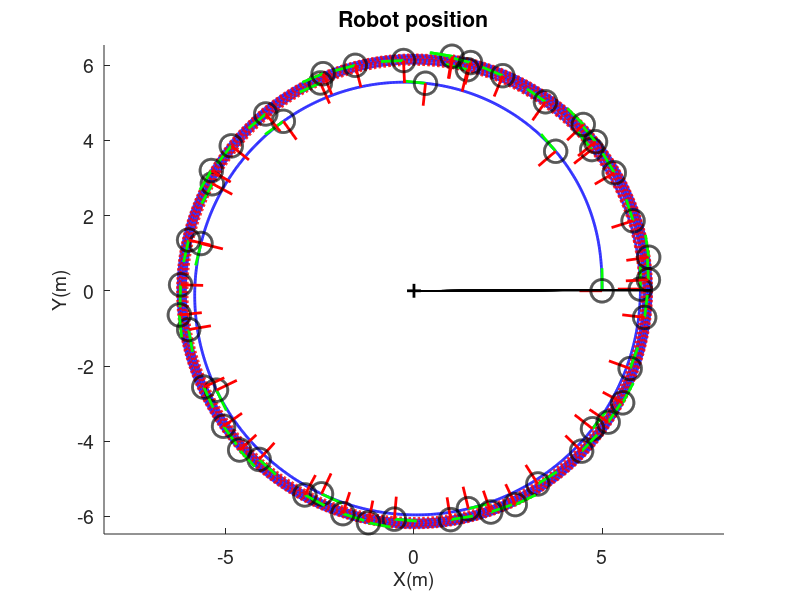

Reproduce this figure in MATLAB.
close all
clearvars
clc

%%%%%%%%%%%%%%%%%%%%%%%%%%%%%%%%%%%%%%%%%%%%%%%%%%%%%%%%%%%%%%%%%%%%%%%
% Init
%%%%%%%%%%%%%%%%%%%%%%%%%%%%%%%%%%%%%%%%%%%%%%%%%%%%%%%%%%%%%%%%%%%%%%%

% sampling time
Ts = 0.1;
finalTime = 1000;
timeVec = 0 : Ts : finalTime;

% Initial robot state
state = [5; 0; -3*pi/2];

% Control inputs
control = [0.2; 0];

%%%%%%%%%%%%%%%%%%%%%%%%%%%%%%%%%%%%%%%%%%%%%%%%%%%%%%%%%%%%%%%%%%%%%%%
% Init
%%%%%%%%%%%%%%%%%%%%%%%%%%%%%%%%%%%%%%%%%%%%%%%%%%%%%%%%%%%%%%%%%%%%%%%
% Servoing parameters
lambda = 0.2;
vB = 0.2;
alphaB =16.0*pi/32;
distanceRef = 6; %r0

% Spiral parameters
spiralCenter = [0; 0];

% Init parameters
distanceInit = sqrt((state(1)-spiralCenter(1))^2 + (state(2)-spiralCenter(2))^2);

betaS = atan2(state(2)-spiralCenter(2), state(1)-spiralCenter(1));

xs = distanceRef*cos(betaS);
ys = distanceRef*sin(betaS);

if(distanceInit < distanceRef)
   alphaMax = (sign(alphaB)*pi - alphaB);
else
   alphaMax = alphaB;
end;

%%%%%%%%%%%%%%%%%%%%%%%%%%%%%%%%%%%%%%%%%%%%%%%%%%%%%%%%%%%%%%%%%%%%%%%
% Save display
%%%%%%%%%%%%%%%%%%%%%%%%%%%%%%%%%%%%%%%%%%%%%%%%%%%%%%%%%%%%%%%%%%%%%%%

nbSamples = length(timeVec);

stateSaved = zeros(3, nbSamples);
alphaSaved = zeros(1, nbSamples - 1);
alphaSSaved = zeros(1, nbSamples - 1);
omegaSaved = zeros(1, nbSamples - 1);
distanceSaved = zeros(1, nbSamples);
distanceRefsaved = zeros(1, nbSamples);
errorSaved = zeros(1, nbSamples - 1);
errorBSaved = zeros(1, nbSamples - 1);
errorSSaved = zeros(1, nbSamples - 1);
spiralSaved = zeros(2, nbSamples);
VrSaved = zeros(1, nbSamples);

x1Saved = zeros(1, nbSamples - 1);
x2Saved = zeros(1, nbSamples - 1);

betaSaved = zeros(1, nbSamples);
phiSaved = zeros(1, nbSamples);
thetaSSaved = zeros(1, nbSamples);
VsSaved = zeros(1, nbSamples);
distance_k1Saved = zeros(1, nbSamples);

%%%%%%%%%%%%%%%%%%%%%%%%%%%%%%%%%%%%%%%%%%%%%%%%%%%%%%%%%%%%%%%%%%%%%%%
% Save Init
%%%%%%%%%%%%%%%%%%%%%%%%%%%%%%%%%%%%%%%%%%%%%%%%%%%%%%%%%%%%%%%%%%%%%%%
stateSaved(:,1) = state;
distanceRefsaved(1,1) = distanceRef;
spiralSaved(:,1) = [xs, ys]';
distanceSaved(1,1) = distanceInit;
betaSaved(1,1) = betaS;
phiSaved(1,1) = pi - alphaB - betaS;
thetaSSaved(1,1) = pi + betaS - alphaB;
VrSaved(1,1) = control(1);
VsSaved(1,1) = control(1)';
distance_k1Saved(1,1) = distanceInit;


initialGap = abs(sqrt((state(1)-spiralCenter(1))^2 + (state(2)-spiralCenter(2))^2) - distanceRef);
reo = 1; % reorientation: phase 1 then phase 2

for idx = 1 : nbSamples - 1

        %%%%%%%%%%%%%%%%%%%%%%%%%%%%%%%%%%%%%%%%%%%%%%%%%%%%%%%%%%%%%%%%%%%%%%%
        % Homogeneous transformation matrix
        %%%%%%%%%%%%%%%%%%%%%%%%%%%%%%%%%%%%%%%%%%%%%%%%%%%%%%%%%%%%%%%%%%%%%%%
    
        Hwr = [cos(state(3)) -sin(state(3)) state(1); sin(state(3)) cos(state(3)) state(2); 0 0 1];
        spiralCenter_R = Hwr \ [spiralCenter;1];
    
        alpha =  atan2(spiralCenter_R(2), spiralCenter_R(1));

        distance = ((state(1) - spiralCenter(1)).^2 + (state(2) - spiralCenter(2)).^2).^(1/2);

        distance_d = - control(1)*cos(alpha);
        distanceRef_d = - control(1)*cos(alphaB);
        distance_k1 = distance + distance_d*Ts;

        epsilon = (-distance + distanceRef)/initialGap;

        if(abs(epsilon) > 1)
            epsilon = sign(epsilon);
        end;

        epsilon_d = (distance_d - distanceRef_d) / initialGap;

        %%%%%%%%%%%%%%%%%%%%%%%%%%%%%%%%%%%%%%%%%%%%%%%%%%%%%%%%%%%%%%%%%%%%%%%
        % Controller Original
        %%%%%%%%%%%%%%%%%%%%%%%%%%%%%%%%%%%%%%%%%%%%%%%%%%%%%%%%%%%%%%%%%%%%%%%

        error = alpha - alphaB - alphaMax*epsilon;

        if (abs(alpha - alphaB) > 0.5*pi/180) && (reo)
    %         disp([num2str(idx) ' : Phase 1'])
            control(2) = lambda*(alpha - alphaB) + control(1)/distance*sin(alpha);
        else
            if(reo == 1)
                reo = 0;
                lambda = 0.02;
                swithiIdx = idx;
                initialGap = abs(sqrt((state(1)-spiralCenter(1))^2 + (state(2)-spiralCenter(2))^2) - distanceRef);
            end
    %         disp([num2str(idx) ' : Phase 2'])
            control(2) = lambda*error + control(1)/distance*sin(alpha) + alphaMax*epsilon_d;
        end;

    %     disp(['Alpha error: ' num2str(abs(alpha - alphaB)*180/pi)])


        %%%%%%%%%%%%%%%%%%%%%%%%%%%%%%%%%%%%%%%%%%%%%%%%%%%%%%%%%%%%%%%%%%%%%%%
        % Update state
        %%%%%%%%%%%%%%%%%%%%%%%%%%%%%%%%%%%%%%%%%%%%%%%%%%%%%%%%%%%%%%%%%%%%%%%
        if(abs(control(2)) < 0.0001)
            state(1) = state(1) + Ts*control(1)*cos(state(3));
            state(2) = state(2) + Ts*control(1)*sin(state(3));
        else
            state(1) = state(1) + control(1)/control(2)*(sin(control(2)*Ts + state(3)) - sin(state(3)));
            state(2) = state(2) - control(1)/control(2)*(cos(control(2)*Ts + state(3)) - cos(state(3)));
        end
        state(3) = state(3) + control(2)*Ts;


        %%%%%%%%%%%%%%%%%%%%%%%%%%%%%%%%%%%%%%%%%%%%%%%%%%%%%%%%%%%%%%%%%%%%%%%
        % Update spiral analytic approach
        %%%%%%%%%%%%%%%%%%%%%%%%%%%%%%%%%%%%%%%%%%%%%%%%%%%%%%%%%%%%%%%%%%%%%%%        

        beta = atan2(state(2)-spiralCenter(2), state(1)-spiralCenter(1));

        % BetaS is the angle between d(t1) et d(t2); it's not supposed to perform a
        % circle.
        betaS = acos((-(control(1)*Ts)^2 + distance^2 + distance_k1^2)/(2*distance*distance_k1)); % cosine law
        phi = pi-alphaB-betaS;
        d_Vs = distanceRef*sin(betaS)/sin(phi);
        distanceRef = distanceRef*sin(alphaB)/sin(phi); % sinus law

        Vs = d_Vs/Ts;

        xs = distanceRef*cos(beta);
        ys = distanceRef*sin(beta);

        %%%%%%%%%%%%%%%%%%%%%%%%%%%%%%%%%%%%%%%%%%%%%%%%%%%%%%%%%%%%%%%%%%%%%%%
        % Save Data
        %%%%%%%%%%%%%%%%%%%%%%%%%%%%%%%%%%%%%%%%%%%%%%%%%%%%%%%%%%%%%%%%%%%%%%%

        stateSaved(:,idx+1) = state;
        alphaSSaved(1,idx) = alphaB + alphaMax*epsilon;
        alphaSaved(1,idx) = alpha;
        distanceSaved(1,idx+1) = distance;
        distanceRefsaved(1,idx+1) = distanceRef;
        errorSaved(1,idx) = error;
        errorBSaved(1,idx) = alpha - alphaB;
        errorSSaved(1,idx) = alphaMax*epsilon;
        omegaSaved(1,idx) = control(2);
        spiralSaved(:,idx+1) = [xs, ys]';

        x1Saved(1,idx) = sin(abs(alpha - alphaB)^2);
        x2Saved(1,idx) = (distance - distanceRef)^2 + sin(abs(alpha - alphaB)^2);

        betaSaved(1,idx) = betaS;
        phiSaved(1,idx) = phi;
        VrSaved(1,idx) = control(1);
        VsSaved(1,idx) = Vs;
        distance_k1Saved(1,idx) = distance_k1;
end;

%%%%%%%%%%%%%%%%%%%%%%%%%%%%%%%%%%%%%%%%%%%%%%%%%%%%%%%%%%%%%%%%%%%%%%%
% Display
%%%%%%%%%%%%%%%%%%%%%%%%%%%%%%%%%%%%%%%%%%%%%%%%%%%%%%%%%%%%%%%%%%%%%%%

% Alpha
alphaSSaved(1,1:swithiIdx) = NaN;

% figure
% hold on
% title('Alpha')
% set(gca,'fontsize',14)
% xlabel('Time(s)', 'FontSize',14)
% ylabel('\alpha(t) vs \alpha_B (deg)', 'FontSize',14)
% plot([swithiIdx*Ts swithiIdx*Ts],[0 200], 'k')
% plot(timeVec(:,1:end-1), alphaSaved*180/pi, 'b-', 'LineWidth',2)
% plot([timeVec(:,1), timeVec(:,end-1)],[alphaB*180/pi alphaB*180/pi],'r:', 'LineWidth',2)
% plot(timeVec(:,1:end-1), alphaSSaved*180/pi, 'k--', 'LineWidth',2)
% legend('switch', 'alpha', 'alphaB', 'alphaS');

% Distance
% figure
% hold on
% title('Distance')
% set(gca,'fontsize',14)
% xlabel('Time(s)', 'FontSize',14)
% ylabel('d(t) vs d^*(t) (m)', 'FontSize',14)
% plot([swithiIdx*Ts swithiIdx*Ts],[0 10], 'k')
% plot(timeVec(:,1:end-1), distanceSaved(1,2:end), 'b-', 'LineWidth',2)
% plot(timeVec(:,1:end-1), distanceRefsaved(1,2:end), 'r:', 'LineWidth',2)
% legend('switch','distance', 'distanceRef');

% Error
VS = zeros(size(timeVec(:,1:end-1)));
VB = zeros(size(timeVec(:,1:end-1)));
VB(1: swithiIdx) = errorBSaved(1: swithiIdx).^2;
VB(swithiIdx+1:end) = NaN;
VS(1: swithiIdx) = NaN;
VS(swithiIdx+1:end) = errorSaved(swithiIdx+1:end).^2 + (distanceRefsaved(swithiIdx+2:end) - distanceSaved(swithiIdx+2:end)).^2;

maxValue = max([max(VS), max(VB)]);

% figure
% hold on
% set(gca,'fontsize',14)
% xlabel('Time(s)', 'FontSize',14)
% ylabel('V_B(x_B(t))', 'FontSize',14)
% title('Error')
% plot(timeVec(:,1:end-1), VS, 'r:', 'LineWidth',2)
% plot(timeVec(:,1:end-1), VB, 'b-', 'LineWidth',2)
% plot([swithiIdx*Ts swithiIdx*Ts],[0 maxValue], 'k')

% Robot pose
figure
hold on
axis equal
set(gca,'fontsize',14)
xlabel('X(m)', 'FontSize',14)
ylabel('Y(m)', 'FontSize',14)
title('Robot position')
plot(spiralCenter(1), spiralCenter(2), 'k+', 'MarkerSize',10,'LineWidth',2);

plot(stateSaved(1,:), stateSaved(2,:), 'b-','LineWidth',2)
plot(spiralSaved(1,:), spiralSaved(2,:), 'r:', 'LineWidth',2)

% Display some robot situations along the navigation
lengthVec = 0.6;
robotRad = 0.3;
vecRob = 0:pi/720:2*pi;
for idx = 1 : 200 : nbSamples
    plot([stateSaved(1,idx), stateSaved(1,idx)+lengthVec*cos(stateSaved(3, idx))], ...
         [stateSaved(2,idx), stateSaved(2,idx)+lengthVec*sin(stateSaved(3, idx))], 'g', 'LineWidth',2)
    plot([stateSaved(1,idx), stateSaved(1,idx)+lengthVec*cos(stateSaved(3, idx)+pi/2)], ...
         [stateSaved(2,idx), stateSaved(2,idx)+lengthVec*sin(stateSaved(3, idx)+pi/2)], 'r', 'LineWidth',2)
    plot(stateSaved(1,idx)+robotRad*cos(vecRob), stateSaved(2,idx)+robotRad*sin(vecRob), 'k', 'LineWidth',2)

    plot([spiralCenter(1), spiralCenter(1) + distanceSaved(idx)*cos(betaSaved(idx))], [spiralCenter(2), spiralCenter(2) + distanceSaved(idx)*sin(betaSaved(idx))],'k', 'LineWidth', 1)
end

idx = nbSamples-1;
plot([stateSaved(1,idx), stateSaved(1,idx)+lengthVec*cos(stateSaved(3, idx))], ...
     [stateSaved(2,idx), stateSaved(2,idx)+lengthVec*sin(stateSaved(3, idx))], 'g', 'LineWidth',2)
plot([stateSaved(1,idx), stateSaved(1,idx)+lengthVec*cos(stateSaved(3, idx)+pi/2)], ...
     [stateSaved(2,idx), stateSaved(2,idx)+lengthVec*sin(stateSaved(3, idx)+pi/2)], 'r', 'LineWidth',2)

 
% % Angles Spiral
% figure
% hold on
% title('Angles')
% plot(timeVec(:,1:end-1), betaSaved(:,1:end-1)*180/pi)
% plot(timeVec(:,1:end-1), phiSaved(:,1:end-1)*180/pi)
% plot([timeVec(:,1), timeVec(:,end)], [alphaB, alphaB])
% legend('betaS', 'phi', 'alphaB');

% % Velocity robot/spiral
% figure
% hold on
% title('Velocity')
% plot(timeVec(1,1:end-1), VrSaved(1, 1:end-1), 'k:', 'LineWidth',2)
% plot(timeVec(1,1:end-1), VsSaved(1, 1:end-1), 'b','LineWidth',2)
